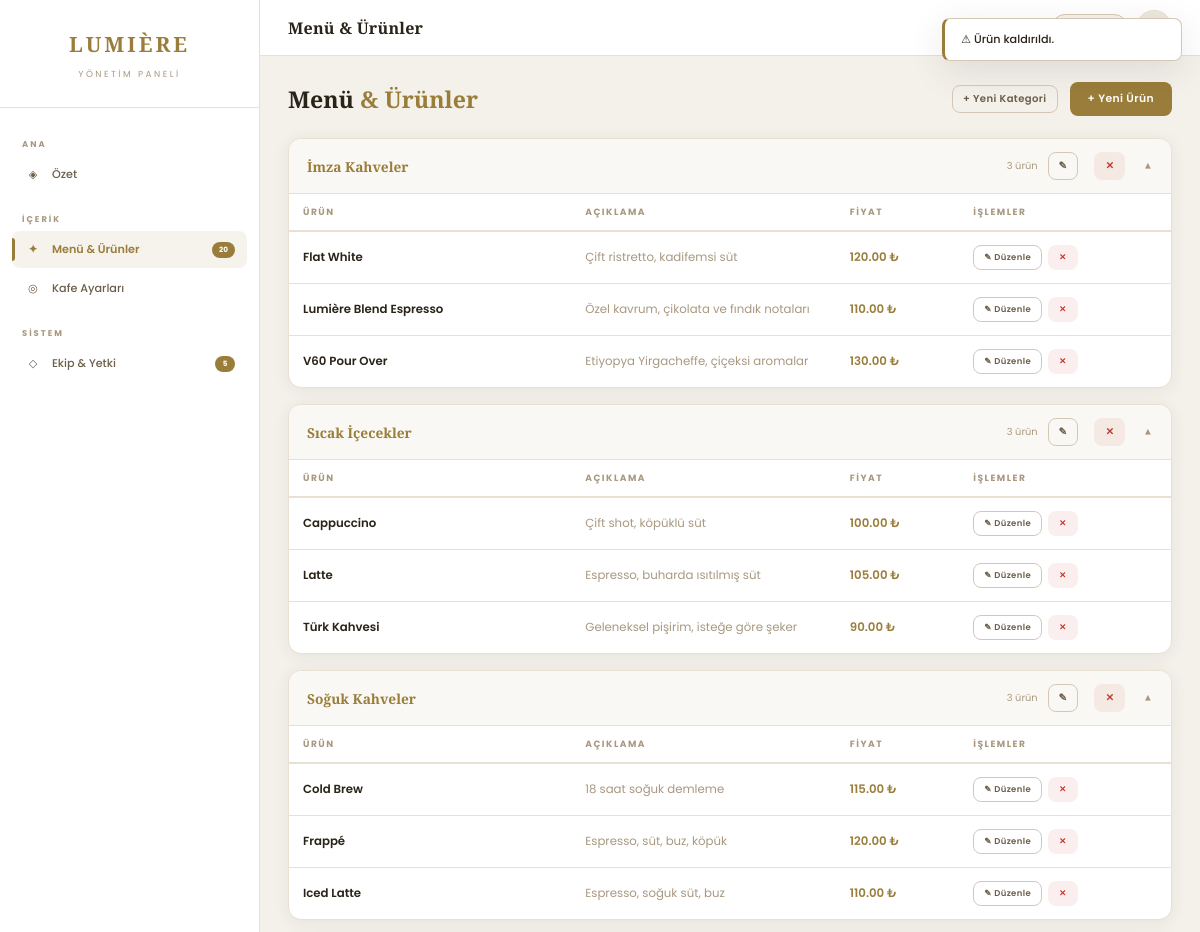
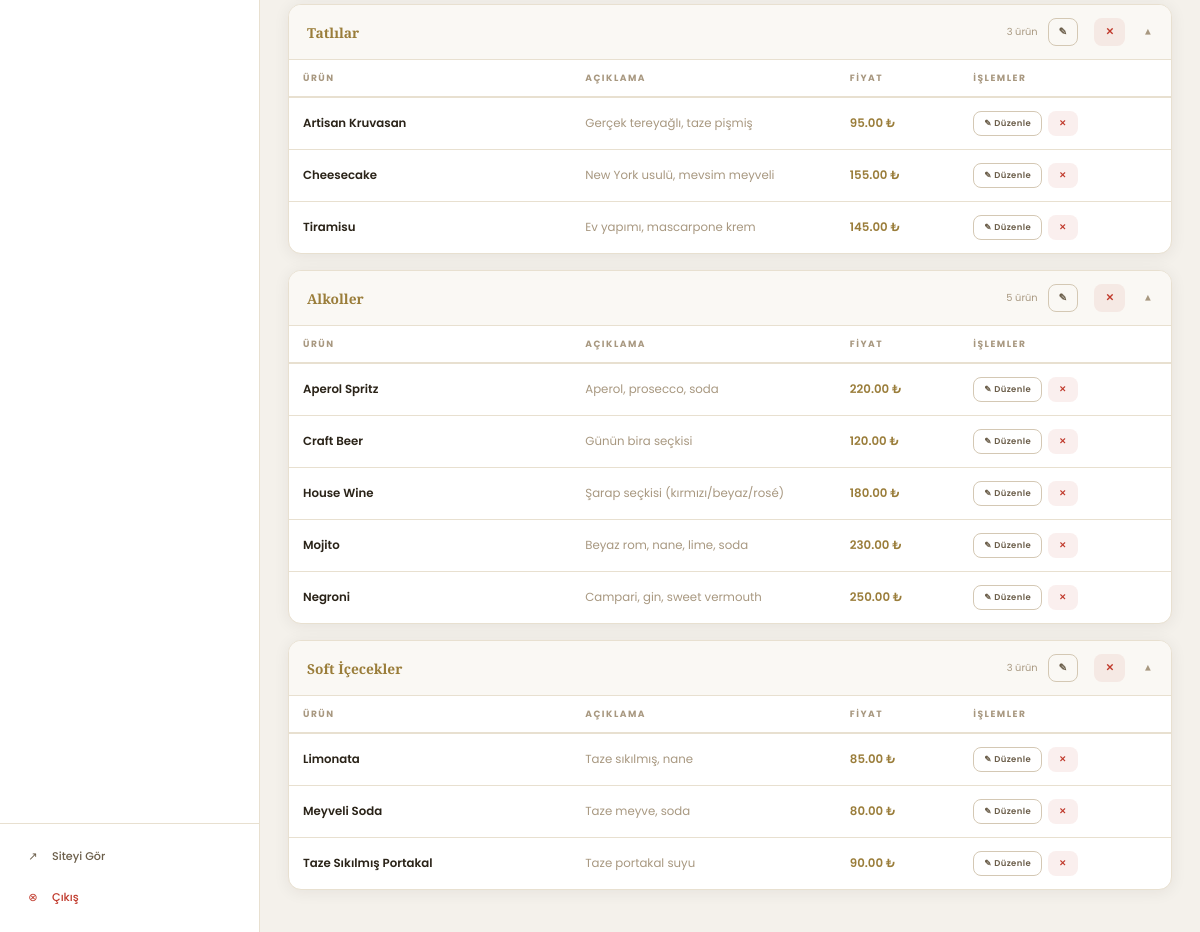
Screenshot of /admin.php?tab=urunler&msj=urun_silindi (signed in) with the database file from the repository (2 pictures, top to bottom).
### tables this page shows
CREATE TABLE IF NOT EXISTS kategoriler (
    id     INT           AUTO_INCREMENT PRIMARY KEY,
    ad     VARCHAR(100)  NOT NULL,
    hedef  ENUM('barista','barmen') NOT NULL DEFAULT 'barista',
    sira   INT           NOT NULL DEFAULT 0,
    aktif  TINYINT(1)    NOT NULL DEFAULT 1,
    UNIQUE KEY uq_kategori_ad (ad)
);

CREATE TABLE IF NOT EXISTS urunler (
    id          INT             AUTO_INCREMENT PRIMARY KEY,
    kategori_id INT             DEFAULT NULL,
    kategori    VARCHAR(100)    DEFAULT '',
    ad          VARCHAR(255)    NOT NULL,
    aciklama    VARCHAR(500)    DEFAULT '',
    fiyat       DECIMAL(10,2)   NOT NULL DEFAULT 0.00,
    aktif       TINYINT(1)      NOT NULL DEFAULT 1,
    olusturuldu TIMESTAMP       DEFAULT CURRENT_TIMESTAMP,
    CONSTRAINT fk_urun_kategori
        FOREIGN KEY (kategori_id) REFERENCES kategoriler(id)
        ON DELETE SET NULL
        ON UPDATE CASCADE
);

### admin.php (the view, shortened to what this page needs)
<?php
require_once 'config.php';
$mesaj    = '';
$mesajTip = '';
$kategoriler  = $db->query("SELECT * FROM kategoriler ORDER BY sira ASC, ad ASC")->fetchAll();
$urunler      = $db->query("SELECT u.*, k.ad AS kat_adi FROM urunler u LEFT JOIN kategoriler k ON u.kategori_id=k.id ORDER BY k.sira ASC, u.ad ASC")->fetchAll();
$kullanicilar = $db->query("SELECT * FROM kullanicilar ORDER BY rol ASC")->fetchAll();
$urunlerByKat = [];
foreach ($urunler as $u) {
    $key = $u['kategori'] ?: 'Kategorisiz';
    $urunlerByKat[$key][] = $u;
}
$toplamUrun      = count($urunler);
$toplamPersonel  = count($kullanicilar);
if (isset($_GET['msj'])) {
    $mm = ['urun_silindi'=>['Ürün kaldırıldı.','warn'],'kat_silindi'=>['Kategori silindi.','warn'],'user_silindi'=>['Kullanıcı silindi.','warn']];
    if (isset($mm[$_GET['msj']])) [$mesaj,$mesajTip] = $mm[$_GET['msj']];
}
$aktifTab = $_GET['tab'] ?? 'dashboard';
?>
<!DOCTYPE html>
<html lang="tr" data-theme="light">
<head>
</head>
<body>
<aside class="sidebar">
    <div class="sb-brand">
        <span class="sb-logo">LUMIÈRE</span>
        <span class="sb-sub">Yönetim Paneli</span>
    </div>
    <nav class="sb-nav">
        <div class="sb-label">Ana</div>
        <button class="nb <?= $aktifTab==='dashboard'?'active':'' ?>" onclick="sw('dashboard')">
            <span class="nb-ic">◈</span>Özet
        </button>
        <div class="sb-label" style="margin-top:8px">İçerik</div>
        <button class="nb <?= $aktifTab==='urunler'?'active':'' ?>" onclick="sw('urunler')">
            <span class="nb-ic">✦</span>Menü & Ürünler
            <?php if($toplamUrun>0): ?><span class="nb-badge"><?= $toplamUrun ?></span><?php endif; ?>
        </button>
        <button class="nb <?= $aktifTab==='ayarlar'?'active':'' ?>" onclick="sw('ayarlar')">
            <span class="nb-ic">◎</span>Kafe Ayarları
        </button>
        <div class="sb-label" style="margin-top:8px">Sistem</div>
        <button class="nb <?= $aktifTab==='kullanicilar'?'active':'' ?>" onclick="sw('kullanicilar')">
            <span class="nb-ic">◇</span>Ekip & Yetki
            <span class="nb-badge"><?= $toplamPersonel ?></span>
        </button>
    </nav>
    <div class="sb-foot">
        <a href="index.php" target="_blank" class="nb"><span class="nb-ic">↗</span>Siteyi Gör</a>
        <a href="logout.php" class="nb nb-red"><span class="nb-ic">⊗</span>Çıkış</a>
    </div>
</aside>
<div class="main">
    <div class="topbar">
        <div class="tb-title" id="tb-title">Özet</div>
        <div class="fxc gap8">
            <div class="tb-user">👤 <span><?= htmlspecialchars($_SESSION['kullanici']) ?></span></div>
            <button class="theme-btn" id="themeBtn" onclick="toggleTheme()">🌙</button>
        </div>
    </div>
    <div class="content">
    <div class="tab-pane <?= $aktifTab==='urunler'?'active':'' ?>" id="tab-urunler">
        <div class="ph">
            <div class="ph-title">Menü <span>& Ürünler</span></div>
            <button class="btn btn-out btn-sm" onclick="openModal('katEkleModal')">+ Yeni Kategori</button>
            <button class="btn btn-gold" onclick="openModal('urunEkleModal')">+ Yeni Ürün</button>
        </div>
        <?php if(empty($kategoriler) && empty($urunlerByKat)): ?>
        <div class="panel"><div class="pb"><div class="empty"><div class="empty-ic">☕</div><div class="empty-t">Menü Boş</div><div class="empty-d">Önce kategori, sonra ürün ekleyin.</div></div></div></div>
        <?php else: ?>
        <?php foreach($kategoriler as $kat):
            $items = $urunlerByKat[$kat['ad']] ?? [];
        ?>
        <div class="panel mb16">
            <div class="kat-hd open" onclick="toggleKat(this)">
                <span class="kat-name"><?= htmlspecialchars($kat['ad']) ?></span>
                <span class="kat-cnt"><?= count($items) ?> ürün</span>
                <button class="btn btn-out btn-sm" onclick="event.stopPropagation();openKatEdit(<?= $kat['id'] ?>,'<?= htmlspecialchars(addslashes($kat['ad'])) ?>',<?= $kat['sira'] ?>)" style="margin-right:6px">✎</button>
                <a href="admin.php?sil_kat=<?= $kat['id'] ?>" class="btn btn-del btn-sm" onclick="event.stopPropagation();return confirm('Kategoriyi sil? Ürünler kategorisiz kalır.')">✕</a>
                <span class="kat-arr" style="margin-left:8px">▼</span>
            </div>
            <div class="kat-body">
                <?php if(empty($items)): ?>
                <div class="empty" style="padding:20px 0"><div class="empty-d">Bu kategoride ürün yok. Ürün eklerken bu kategoriyi seçin.</div></div>
                <?php else: ?>
                <table class="dt">
                    <thead><tr><th style="width:32%">Ürün</th><th style="width:30%">Açıklama</th><th style="width:14%">Fiyat</th><th style="width:24%">İşlemler</th></tr></thead>
                    <tbody>
                    <?php foreach($items as $u): ?>
                    <tr>
                        <td class="fw6"><?= htmlspecialchars($u['ad']) ?></td>
                        <td class="tc-3"><?= htmlspecialchars($u['aciklama']?:'—') ?></td>
                        <td class="tc-g fw6"><?= number_format($u['fiyat'],2) ?> ₺</td>
                        <td>
                            <div class="fxc gap6">
                                <button class="btn btn-out btn-sm" onclick="openUrunEdit(<?= $u['id'] ?>,'<?= htmlspecialchars(addslashes($u['ad'])) ?>',<?= (int)($u['kategori_id']??0) ?>,'<?= $u['fiyat'] ?>','<?= htmlspecialchars(addslashes($u['aciklama'])) ?>')">✎ Düzenle</button>
                                <a href="admin.php?sil_urun=<?= $u['id'] ?>" class="btn btn-del btn-sm" onclick="return confirm('\"<?= htmlspecialchars(addslashes($u['ad'])) ?>\" silinsin mi?')">✕</a>
                            </div>
                        </td>
                    </tr>
                    <?php endforeach; ?>
                    </tbody>
                </table>
                <?php endif; ?>
            </div>
        </div>
        <?php endforeach; ?>
        <?php endif; ?>
    </div>
    </div>
</div>
<?php if($mesaj): ?>
<div class="toast-w" id="toastWrap">
    <div class="toast <?= $mesajTip ?>">
        <?= $mesajTip==='ok'?'✓':($mesajTip==='err'?'✕':'⚠') ?>
        <?= htmlspecialchars($mesaj) ?>
    </div>
</div>
<?php endif; ?>
</body>
</html>

### rows the page displays
kategoriler: ad "İmza Kahveler", ad "3"
urunler: ad "Flat White", aciklama "Çift ristretto, kadifemsi süt", fiyat "120.00"
urunler: ad "Lumière Blend Espresso", aciklama "Özel kavrum, çikolata ve fındık notaları", fiyat "110.00"
urunler: ad "V60 Pour Over", aciklama "Etiyopya Yirgacheffe, çiçeksi aromalar", fiyat "130.00"
kategoriler: ad "Sıcak İçecekler", ad "3"
urunler: ad "Cappuccino", aciklama "Çift shot, köpüklü süt", fiyat "100.00"
urunler: ad "Latte", aciklama "Espresso, buharda ısıtılmış süt", fiyat "105.00"
urunler: ad "Türk Kahvesi", aciklama "Geleneksel pişirim, isteğe göre şeker", fiyat "90.00"
kategoriler: ad "Soğuk Kahveler", ad "3"
urunler: ad "Cold Brew", aciklama "18 saat soğuk demleme", fiyat "115.00"
urunler: ad "Frappé", aciklama "Espresso, süt, buz, köpük", fiyat "120.00"
urunler: ad "Iced Latte", aciklama "Espresso, soğuk süt, buz", fiyat "110.00"
kategoriler: ad "Tatlılar", ad "3"
urunler: ad "Artisan Kruvasan", aciklama "Gerçek tereyağlı, taze pişmiş", fiyat "95.00"
urunler: ad "Cheesecake", aciklama "New York usulü, mevsim meyveli", fiyat "155.00"
urunler: ad "Tiramisu", aciklama "Ev yapımı, mascarpone krem", fiyat "145.00"
kategoriler: ad "Alkoller", ad "5"
urunler: ad "Aperol Spritz", aciklama "Aperol, prosecco, soda", fiyat "220.00"
urunler: ad "Craft Beer", aciklama "Günün bira seçkisi", fiyat "120.00"
urunler: ad "House Wine", aciklama "Şarap seçkisi (kırmızı/beyaz/rosé)", fiyat "180.00"
urunler: ad "Mojito", aciklama "Beyaz rom, nane, lime, soda", fiyat "230.00"
urunler: ad "Negroni", aciklama "Campari, gin, sweet vermouth", fiyat "250.00"
kategoriler: ad "Soft İçecekler", ad "3"
urunler: ad "Limonata", aciklama "Taze sıkılmış, nane", fiyat "85.00"
urunler: ad "Meyveli Soda", aciklama "Taze meyve, soda", fiyat "80.00"
urunler: ad "Taze Sıkılmış Portakal", aciklama "Taze portakal suyu", fiyat "90.00"

### other values shown
$toplamUrun "20"
$toplamPersonel "5"
$mesaj "Ürün kaldırıldı."
